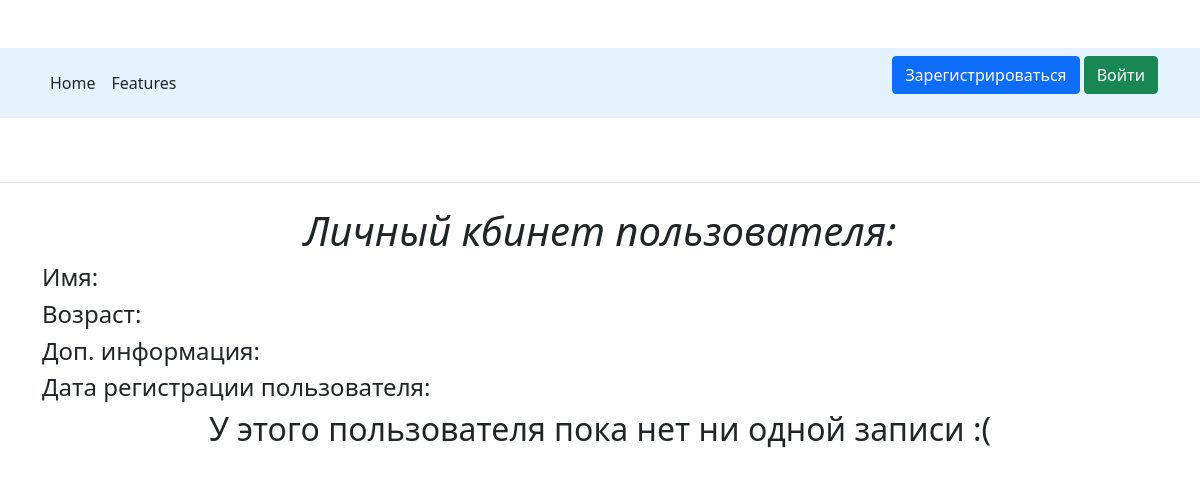
/user/6, run on an earlier commit of the app's database.
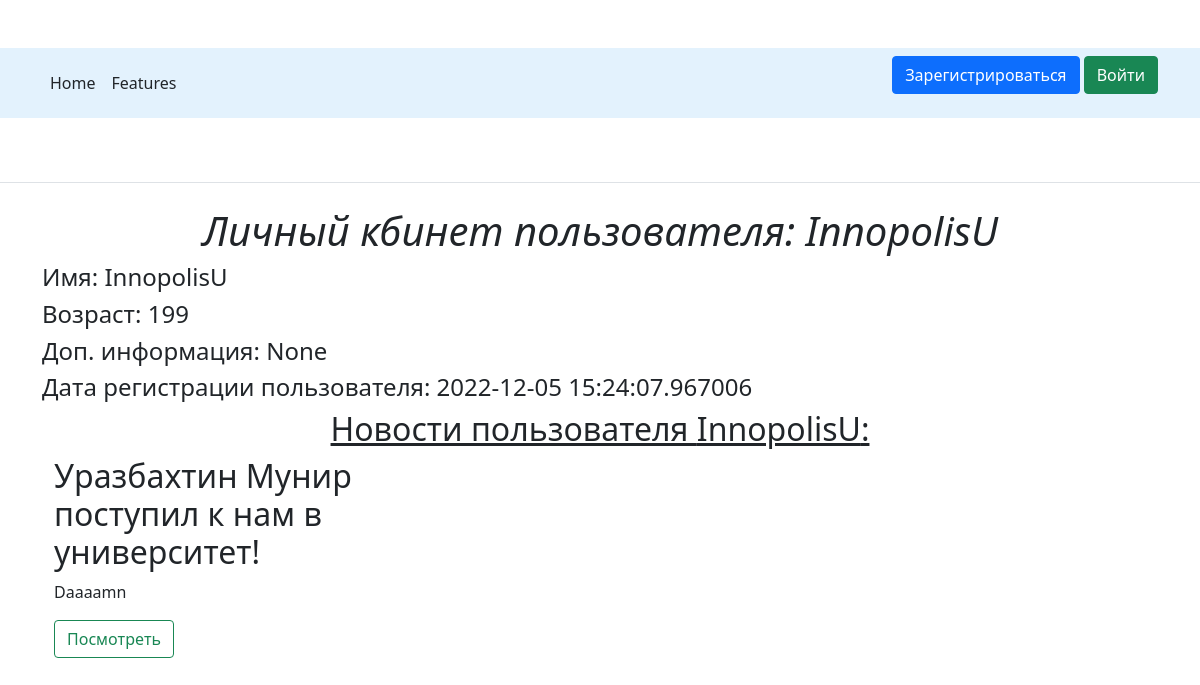
And on a later commit of the database.
### data/__all_models.py (models this page shows, shortened)
class User(SqlAlchemyBase, UserMixin):
    __tablename__ = 'users'
    id = sqlalchemy.Column(sqlalchemy.Integer, primary_key=True, autoincrement=True)
    name = sqlalchemy.Column(sqlalchemy.String, nullable=True)
    age = sqlalchemy.Column(sqlalchemy.Integer, nullable=True)
    email = sqlalchemy.Column(sqlalchemy.String, index=True, unique=True, nullable=True)
    hashed_password = sqlalchemy.Column(sqlalchemy.String, nullable=True)
    bio = sqlalchemy.Column(sqlalchemy.String, nullable=True)
    signed_date = sqlalchemy.Column(sqlalchemy.DateTime, default=datetime.datetime.now)

class News(SqlAlchemyBase):
    __tablename__ = 'news'
    id = sqlalchemy.Column(sqlalchemy.Integer,
                           primary_key=True, autoincrement=True)
    title = sqlalchemy.Column(sqlalchemy.String, nullable=True)
    content = sqlalchemy.Column(sqlalchemy.String, nullable=True)
    created_date = sqlalchemy.Column(sqlalchemy.DateTime,
                                     default=datetime.datetime.date)
    is_private = sqlalchemy.Column(sqlalchemy.Boolean, default=False)
    user_id = sqlalchemy.Column(sqlalchemy.Integer,
                                sqlalchemy.ForeignKey("users.id"))
    user = orm.relation('User')

### main.py (the view)
@app.route('/user/<int:u_id>')
def user(u_id):
    session = db_session.create_session()
    user = session.query(User).filter(User.id == u_id).first()
    news = session.query(News).filter(News.user_id == u_id, News.is_private != True).all()
    return render_template('user.html', user=user, news=news)

### data/db_session.py (called while the page is built)
def create_session() -> Session:
    global __factory
    return __factory()

### templates/user.html (shortened to what this page needs)
{% extends "base.html" %}
{% block content %}
<h1 align="center">
    <em>Личный кбинет пользователя: {{user.name}}</em>
</h1>
<h4>Имя: {{ user.name }}</h4>
<h4>Возраст: {{ user.age }}</h4>
<h4>Доп. информация: {{ user.bio }}</h4>
<h4>Дата регистрации пользователя: {{ user.signed_date }}</h4>
{% if news|length %}
<h2 align="center"><u>Новости пользователя {{user.name}}:</u></h2>
<div class="container">
    <div class="row">
        {% for new in news %}
        <div class="col-md-4">
            <h2>{{new.title}}</h2>
            {% if new.content|length > 150 %}
            <p class="card-text">{{new.content[:149]}}...</p>
            {% else %}
            <p class="card-text">{{new.content}}</p>
            {% endif %}
            <a href="/new/{{new.id}}" class="btn btn-outline-success">Посмотреть</a>
        </div>
        {% endfor %}
    </div>
</div>
{% else %}
<h2 align="center">У этого пользователя пока нет ни одной записи :(</h2>
{% endif %}
{% endblock %}

What changed in the data, as far as the page shows it:
added User: name "InnopolisU", age "199", bio "None", signed_date "2022-12-05 15:24:07.967006"
now on this page (row edited): News: title "Уразбахтин Мунир поступил к нам в университет!", content "Daaaamn"
Also different on the page:
text no longer shown: "У этого пользователя пока нет ни одной записи :("
text now shown: "Новости пользователя :"
